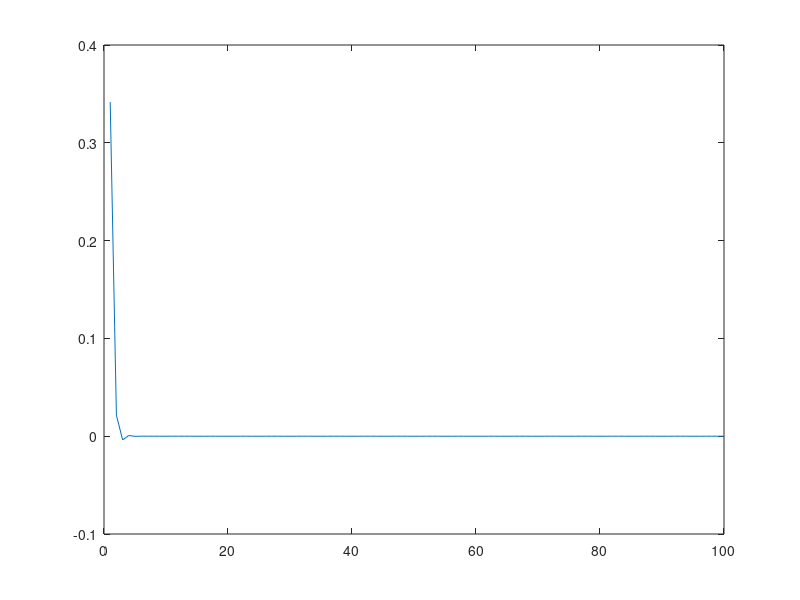

The MATLAB script that drew this image:
%% 
% a) Desenvolvimento de arctan(x) pela série de Gregory

clear
format long
a1(1)=1;
e1(1)=pi/4-a1(1);
n1=100;
for k1=1:n1-1
    a1(k1+1) =a1(k1)+((-1)^(k1))/(2*k1+1);
    e1(k1+1)=pi/4-a1(k1+1);
 t1=(1:k1+1);
end
plot (t1,e1)

%% 
% b) Aplicação da fórmula de Machin:

clear
format long
%Arguments for atan()
x1 = 1/5;

x2 = 1/239;

%Totalnumberofdesiredapproximations

n2=100;

%atanapproximationsforxAandxBusingjustoneterm

a3(1) = x1;

b3(1) = x2;

%...andthecorrespondingapproximationforpi

p3(1) = 16*a3(1) - 4*b3(1);
e2(1) = pi - p3(1);
%Improvetheapproximationbyincreasingthenumberoftermsused

for k2 = 1:n2-1
    
    a3(k2 + 1) = a3(k2) + (-1)^k2 * x1^(2*k2+1)/(2*k2+1);
    b3(k2 + 1) = b3(k2) + (-1)^k2 * x2^(2*k2+1)/(2*k2+1);
    p3(k2 + 1) = 16*a3(k2 + 1) - 4*b3(k2 + 1);
    e2(k2+1)=pi-p3(k2+1);
    t2=(1:k2+1);
end

plot(t2,e2)

%% 
% c) Aplicação da fórmula de Hutton

clear
format long
%Arguments for atan()
x3 = 1/2;

x4 = 1/3;

%Totalnumberofdesiredapproximations

n3=100;

%atanapproximationsforxAandxBusingjustoneterm

a3(1) = x3;

b3(1) = x4;

%...andthecorrespondingapproximationforpi

p3(1) = 4*a3(1) + 4*b3(1);
e3(1) = pi - p3(1);
%Improvetheapproximationbyincreasingthenumberoftermsused

for k3 = 1:n3-1
    
    a3(k3 + 1) = a3(k3) + (-1)^k3 * x3^(2*k3+1)/(2*k3+1);
    b3(k3 + 1) = b3(k3) + (-1)^k3 * x4^(2*k3+1)/(2*k3+1);
    p3(k3 + 1) = 4*a3(k3 + 1) + 4*b3(k3 + 1);
e3(k3+1)=pi-p3(k3+1);
t3=(1:k3+1);
end

plot(t3,e3)
%% 
% d) Aplicação da fórmula de Clausen

clear
format long
%Arguments for atan()
x5 = 1/3;

x6 = 1/7;

%Totalnumberofdesiredapproximations

n4=100;

%atanapproximationsforxAandxBusingjustoneterm

a4(1) = x5;

b4(1) = x6;

%...andthecorrespondingapproximationforpi

p4(1) = 4*a4(1) + 4*b4(1);
e4(1) = pi - p4(1);
%Improvetheapproximationbyincreasingthenumberoftermsused

for k4 = 1:n4-1
    %calculando atan(x3) por maclaurin
    a4(k4 + 1) = a4(k4) + (-1)^k4 * x5^(2*k4+1)/(2*k4+1); 
    
    %calculando atan(x4) por maclaurin
    b4(k4 + 1) = b4(k4) + (-1)^k4 * x6^(2*k4+1)/(2*k4+1); 
    
    p4(k4 + 1) = 8*a4(k4 + 1) + 4*b4(k4 + 1);
    e4(k4+1)=pi-p4(k4+1);
    t4=(1:k4+1);
end

plot(t4,e4)
%% 
% e) Aplicação da fórmula de Dase

clear
format long
%Arguments for atan()
x7 = 1/2;

x8 = 1/5;

x9=1/8;
%Totalnumberofdesiredapproximations

n5=100;

%atanapproximationsforxAandxBusingjustoneterm

a5(1) = x7;

b5(1) = x8;

c5(1)=x9;

%...andthecorrespondingapproximationforpi

p5(1) = 4*a5(1) + 4*b5(1);
e5(1) = pi - p5(1);
%Improvetheapproximationbyincreasingthenumberoftermsused

for k5 = 1:n5-1
    
    a5(k5 + 1) = a5(k5) + (-1)^k5 * x7^(2*k5+1)/(2*k5+1);
    b5(k5 + 1) = b5(k5) + (-1)^k5 * x8^(2*k5+1)/(2*k5+1);
    c5(k5 + 1) = c5(k5) + (-1)^k5 * x9^(2*k5+1)/(2*k5+1);
    p5(k5 + 1) = 4*a5(k5 + 1) + 4*b5(k5 + 1)+ 4*c5(k5 + 1);
    e5(k5+1)=pi-p5(k5+1);
    t5=(1:k5+1);
end

plot(t5,e5)